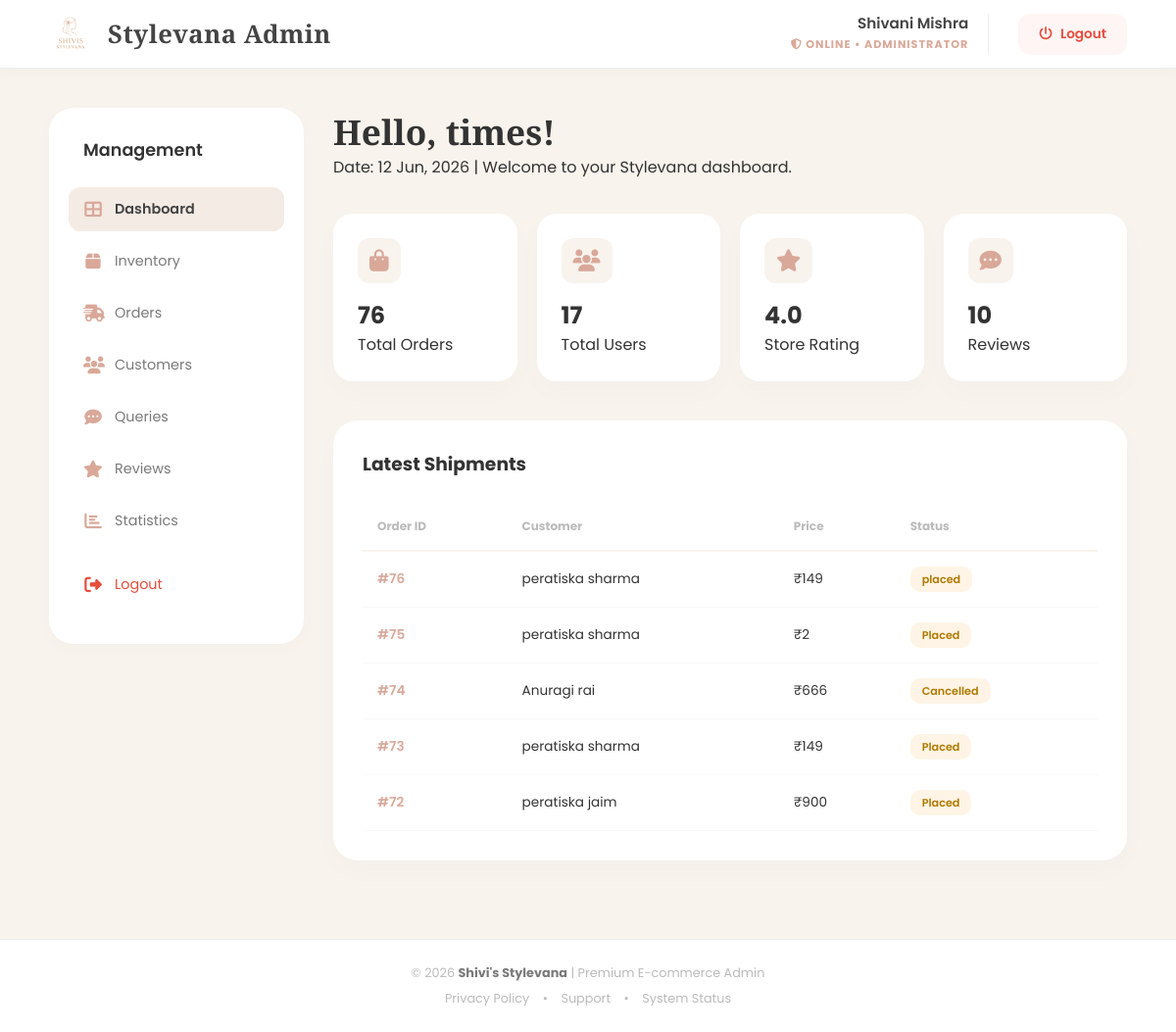
Page /admin-page/admindashboard.php (signed in) on the committed database.
### tables this page shows
CREATE TABLE `orders` (
  `order_id` int NOT NULL AUTO_INCREMENT,
  `user_email` varchar(255) DEFAULT NULL,
  `pid` int DEFAULT NULL,
  `name` varchar(45) DEFAULT NULL,
  `adddress` varchar(45) DEFAULT NULL,
  `productprice` varchar(45) DEFAULT NULL,
  `qty` int DEFAULT NULL,
  `productphoto` varchar(500) DEFAULT NULL,
  `mobilenumber` varchar(20) DEFAULT NULL,
  `payment_method` varchar(45) DEFAULT NULL,
  `order_date` datetime DEFAULT NULL,
  `status` varchar(50) DEFAULT NULL,
  `payment_status` varchar(50) DEFAULT 'Unpaid',
  `tracking_id` varchar(100) DEFAULT NULL,
  `shipping_charge` int DEFAULT '0',
  `call_status` varchar(20) DEFAULT 'pending',
  PRIMARY KEY (`order_id`)
);

### admin-page/admindashboard.php (the view, shortened to what this page needs)
<?php
$cn = make_connection();
$user_count = mysqli_fetch_array(mysqli_query($cn, "SELECT COUNT(*) FROM userdetail"))[0];
$order_count = mysqli_fetch_array(mysqli_query($cn, "SELECT COUNT(*) FROM orders"))[0];
$rev_count = mysqli_fetch_array(mysqli_query($cn, "SELECT COUNT(*) FROM reviews"))[0];
$rating_res = mysqli_fetch_array(mysqli_query($cn, "SELECT AVG(rating) FROM reviews"));
$avg_rating = ($rating_res[0] > 0) ? number_format($rating_res[0], 1) : "0.0";
$recent_orders = mysqli_query($cn, "SELECT * FROM orders ORDER BY order_id DESC LIMIT 5");
?>
<!DOCTYPE html>
<html lang="en">
<head>
    <link rel="stylesheet" href="admindashboardstyle.css" />
</head>
<body>
    <?php include("header.php"); ?>
    <div class="admin-wrapper">
        <?php include("sidebar.php"); ?>
        <main class="main-content">
            <div class="welcome-header">
                <h1>Hello, <?php echo $_SESSION["admin"]; ?>!</h1>
                <p>Date: <?php echo date("d M, Y"); ?> | Welcome to your Stylevana dashboard.</p>
            </div>
            <div class="stats-grid">
                <div class="stat-card">
                    <i class="fas fa-shopping-bag"></i>
                    <h2><?php echo $order_count; ?></h2>
                    <span>Total Orders</span>
                </div>
                <div class="stat-card">
                    <i class="fas fa-users"></i>
                    <h2><?php echo $user_count; ?></h2>
                    <span>Total Users</span>
                </div>
                <div class="stat-card">
                    <i class="fas fa-star"></i>
                    <h2><?php echo $avg_rating; ?></h2>
                    <span>Store Rating</span>
                </div>
                <div class="stat-card">
                    <i class="fas fa-comment-dots"></i>
                    <h2><?php echo $rev_count; ?></h2>
                    <span>Reviews</span>
                </div>
            </div>
            <div class="activity-section">
                <h3>Latest Shipments</h3><br>
                <table>
                    <thead>
                        <tr>
                            <th>Order ID</th>
                            <th>Customer</th>
                            <th>Price</th>
                            <th>Status</th>
                        </tr>
                    </thead>
                    <tbody>
                        <?php while($row = mysqli_fetch_array($recent_orders)) { ?>
                        <tr>
                            <td style="font-weight:600; color:var(--rose);">#<?php echo $row['order_id']; ?></td>
                            <td><?php echo $row['name']; ?></td>
                            <td>₹<?php echo number_format($row['productprice']); ?></td>
                            <td><span class="status-pill"><?php echo $row['status']; ?></span></td>
                        </tr>
                        <?php } ?>
                    </tbody>
                </table>
            </div>
        </main>
    </div>
    <?php include("footer.php"); ?>
</body>
</html>

### admin-page/admindashboardstyle.css (style rules this page uses)
:root { --bg-cream: #F8F3ED; --rose: #D9A899; --white: #ffffff; --dark: #333; --gray: #7A7A7A; }
* { margin: 0; padding: 0; box-sizing: border-box; font-family: 'Poppins', sans-serif; }
body { background-color: var(--bg-cream); color: var(--dark); display: flex; flex-direction: column; min-height: 100vh; }
.admin-wrapper { display: flex; flex: 1; padding: 40px 50px; gap: 30px; }
.main-content { flex: 1; }
.welcome-header { margin-bottom: 35px; }
.welcome-header h1 { font-family: 'Playfair Display'; font-size: 2.2rem; }
.stats-grid { display: grid; grid-template-columns: repeat(4, 1fr); gap: 20px; margin-bottom: 40px; }
.stat-card { background: var(--white); padding: 25px; border-radius: 20px; box-shadow: 0 10px 30px rgba(0,0,0,0.02); transition: 0.3s; }
.stat-card i { font-size: 1.4rem; color: var(--rose); background: var(--bg-cream); padding: 12px; border-radius: 12px; margin-bottom: 15px; display: inline-block; }
.activity-section { background: var(--white); padding: 30px; border-radius: 25px; box-shadow: 0 10px 30px rgba(0,0,0,0.02); }
table { width: 100%; border-collapse: collapse; }
th { text-align: left; padding: 15px; font-size: 0.75rem; color: #BBB; border-bottom: 2px solid var(--bg-cream); }
td { padding: 18px 15px; border-bottom: 1px solid #F9F9F9; font-size: 0.85rem; }
.status-pill { padding: 5px 12px; border-radius: 10px; font-size: 0.7rem; font-weight: 600; background: #FFF4E5; color: #B07A00; }

### admin-page/header.php (style rules this page uses)
:root { --bg: #F8F3ED; --rose: #D9A899; --white: #fff; --text: #444; --gray: #7A7A7A; --red: #e74c3c; }

### rows in the picture
orders: order_id "76", name "peratiska sharma", productprice "149", status "placed"
orders: order_id "75", name "peratiska sharma", productprice "2", status "Placed"
orders: order_id "74", name "Anuragi rai", productprice "666", status "Cancelled"
orders: order_id "73", name "peratiska sharma", productprice "149", status "Placed"
orders: order_id "72", name "peratiska jaim", productprice "900", status "Placed"

### other values in the picture
$_SESSION["admin"] "times"
$order_count "76"
$user_count "17"
$avg_rating "4.0"
$rev_count "10"
